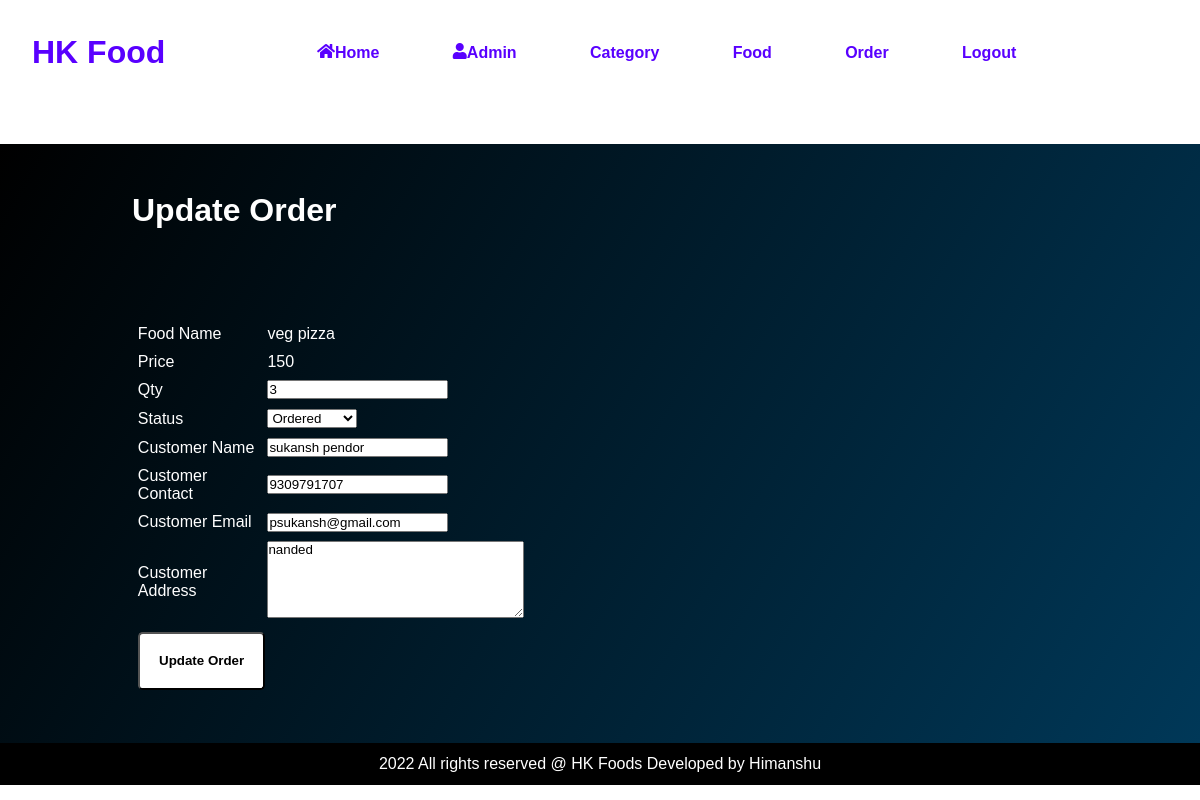
The app's page /admin/update-order.php?id=1 (signed in) with its own data.
### tables this page shows
CREATE TABLE `tbl_order` (
  `id` int(11) NOT NULL,
  `food` varchar(255) NOT NULL,
  `price` int(255) NOT NULL,
  `qty` decimal(10,0) NOT NULL,
  `total` varchar(255) NOT NULL,
  `order_date` int(10) NOT NULL,
  `status` varchar(10) NOT NULL,
  `customer_name` varchar(100) NOT NULL,
  `customer_contact` varchar(255) NOT NULL,
  `customer_email` varchar(255) NOT NULL,
  `customer_address` varchar(255) NOT NULL
);

### admin/update-order.php (the view, shortened to what this page needs)
<?php include('./partial/menu.php') ?>
<div class="main-content">
	<div class="wrapper">
		<h1>Update Order</h1>
		<br />
		<br />
		<?php
		if (isset($_GET['id'])) {
			$id = $_GET['id'];
			$sql = "SELECT * FROM tbl_order WHERE id=$id";
			$res = mysqli_query($conn, $sql);
			$count = mysqli_num_rows($res);
			if ($count == 1) {
				$row = mysqli_fetch_assoc($res);
				$food = $row['food'];
				$price = $row['price'];
				$qty = $row['qty'];
				$status = $row['status'];
				$customer_name = $row['customer_name'];
				$customer_contact = $row['customer_contact'];
				$customer_email = $row['customer_email'];
				$customer_address = $row['customer_address'];
			} else {
				header('location:' . SITEURL . 'admin/manage-order.php');
			}
		} else {
			header('location:' . SITEURL . 'admin/manage-order.php');
		}
		?>
		<form action="" method="POST">
			<table class="tbl-30">
				<tr>
					<td>Food Name</td>
					<td><?php echo $food; ?></td>
				</tr>
				<tr>
					<td>Price</td>
					<td>
						<?php echo $price; ?>
					</td>
				</tr>
				<tr>
					<td>Qty</td>
					<td>
						<input type="number" name="qty" value="<?php echo $qty; ?>">
					</td>
				</tr>
				<tr>
					<td>Status</td>
					<td>
						<select name="status">
							<option <?php if ($status == "Ordered") {echo "Selected";} ?>value="Ordered">Ordered</option>
						</select>
					</td>
				</tr>
				<tr>
					<td>Customer Name</td>
					<td>
						<input type="text" name="customer_name" value="<?php echo $customer_name; ?>">
					</td>
				</tr>
				<tr>
					<td>Customer Contact</td>
					<td>
						<input type="text" name="customer_contact" value="<?php echo $customer_contact; ?>">
					</td>
				</tr>
				<tr>
					<td>Customer Email</td>
					<td>
						<input type="text" name="customer_email" value="<?php echo $customer_email; ?>">
					</td>
				</tr>
				<tr>
					<td>Customer Address</td>
					<td>
						<textarea name="customer_address" cols="30" rows="5" ><?php echo $customer_address; ?></textarea>
					</td>
				</tr>
				<br />
				<br />
				<br />
				<tr>
					<td clospan="2">
						<input type="submit" name="submit" value="Update Order" class="btn-secondary">
					</td>
				</tr>
			</table>
		</form>
	</div>
</div>
<?php include('./partial/footer.php') ?>

### css/admin.css (style rules this page uses)
* { margin: 0px; padding: 0px; box-sizing: border-box; font-family: Arial, Helvetica, sans-serif; transition: 0.5s; }
.main-content { height: 100%; width: 100%; background-color: rgb(233, 233, 233); }
.wrapper { padding: 1%; width: 80%; margin: auto; border-radius: 0.8rem; color: rgb(255, 255, 255); }
.main-content { padding: 3% 0; font-family: Cambria, Cochin, Georgia, Times, "Times New Roman", serif; color: rgb(255, 255, 255); background-image: linear-gradient(120deg, rgb(0, 0, 0), rgb(0, 56, 88)); }
table tr td { padding: 1%; margin-bottom: 2rem; margin: 1rem; }
.btn-secondary { padding: 1.2rem; color: rgb(0, 0, 0); text-decoration: none; background-color: rgb(255, 255, 255); font-weight: bold; border-radius: 0.3rem; }
.tbl-30 { width: 30%; }

### records on screen
tbl_order: food "veg pizza", price "150", qty "3", customer_name "sukansh pendor", customer_contact "9309791707", customer_email "psukansh@gmail.com", customer_address "nanded"
